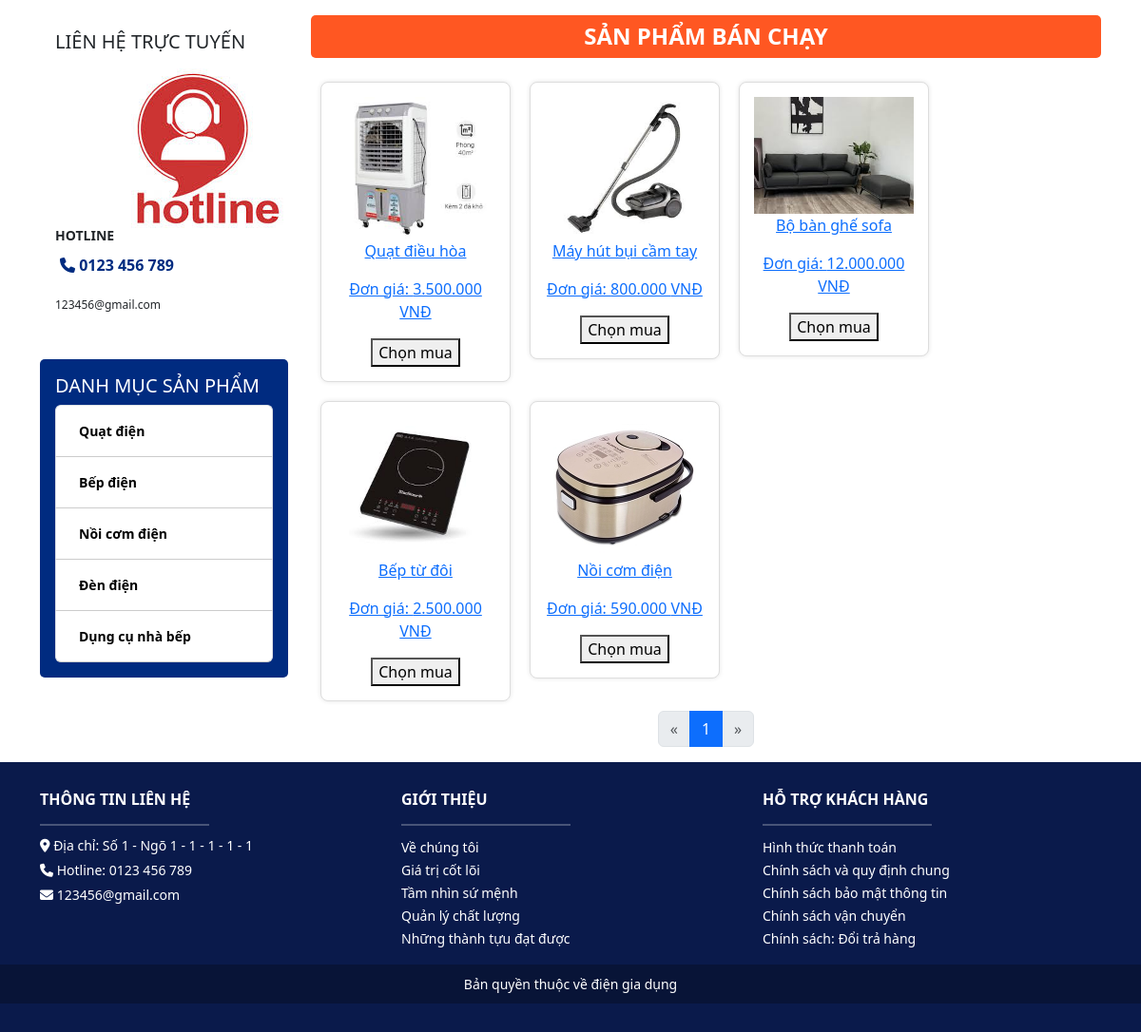
The page / on the database its author committed.
### tables this page shows
CREATE TABLE products (
    id INT AUTO_INCREMENT PRIMARY KEY,
    category_id INT NOT NULL,
    name VARCHAR(255) NOT NULL,
    description TEXT,
    price DECIMAL(10,2) NOT NULL,
    stock INT NOT NULL,
    image VARCHAR(255),
    created_at TIMESTAMP DEFAULT CURRENT_TIMESTAMP,
    FOREIGN KEY (category_id) REFERENCES categories(id) ON DELETE CASCADE
);

### public/index.php (the view, shortened to what this page needs)
<?php
include 'db_connect.php';
?>
<!DOCTYPE html>
<html lang="vi">
<head>
    <link rel="stylesheet" href="https://cdnjs.cloudflare.com/ajax/libs/font-awesome/6.4.2/css/all.min.css">
    <link rel="stylesheet" href="https://cdn.jsdelivr.net/npm/bootstrap@5.3.0/dist/css/bootstrap.min.css">
    <link rel="stylesheet" href="../css/styles.css">
</head>
<body>
<div class="container mt-3">
    <div class="row">
        <div class="col-md-3">
            <div class="support-box p-3 mb-3">
                <h5>LIÊN HỆ TRỰC TUYẾN</h5>
				<img src="images/hostline.jpg" alt="Hotline">
				<div class="contact-info">
					<h4>HOTLINE</h4>
					<p class="phone"><i class="fas fa-phone"></i> 0123 456 789</p>
					<p class="email">123456@gmail.com</p>
				</div>
            </div>
            <div class="category-box p-3 mb-3">
                <h5>DANH MỤC SẢN PHẨM</h5>
                <ul class="list-group">
                    <li class="list-group-item"><a href="#">Quạt điện</a></li>
                    <li class="list-group-item"><a href="#">Bếp điện</a></li>
                    <li class="list-group-item"><a href="#">Nồi cơm điện</a></li>
                    <li class="list-group-item"><a href="#">Đèn điện</a></li>
                    <li class="list-group-item"><a href="#">Dụng cụ nhà bếp</a></li>
                </ul>
            </div>
        </div>
        <div class="col-md-9">
            <h4 class="section-title">SẢN PHẨM BÁN CHẠY</h4>
            <div class="sanpham-container">
                <?php
                $products_per_page = 12;
                $current_page = isset($_GET['page']) ? (int)$_GET['page'] : 1;
                $offset = ($current_page - 1) * $products_per_page;
                $sql = "SELECT * FROM products ORDER BY id DESC LIMIT $offset, $products_per_page";
                $result = $conn->query($sql);
                if ($result->num_rows > 0) {
                    while ($row = $result->fetch_assoc()) {
                        echo '<div class="product-card">';
                        echo '<a href="../Chitietsanpham.php?id='.$row['id'].'">';
                        echo '<img src="../images/dogiadung/'.$row['image'].'" alt="'.$row['name'].'" class="product-image">';
                        echo '<p class="product-name">'.$row['name'].'</p>';
                        echo '<p class="product-price">Đơn giá: '.number_format($row['price'], 0, ',', '.').' VNĐ</p>';
                        echo '<button class="buy-button">Chọn mua</button>';
                        echo '</a>';
                        echo '</div>';
                    }
                } else {
                    echo "Chưa có sản phẩm nào.";
                }
                $sql_count = "SELECT COUNT(*) AS total FROM products";
                $count_result = $conn->query($sql_count);
                $total_products = $count_result->fetch_assoc()['total'];
                $total_pages = ceil($total_products / $products_per_page);
                echo '<nav aria-label="Page navigation example">';
                echo '<ul class="pagination justify-content-center">';
                if ($current_page > 1) {
                    echo '<li class="page-item"><a class="page-link" href="?page=' . ($current_page - 1) . '" aria-label="Previous">
                            <span aria-hidden="true">&laquo;</span>
                          </a></li>';
                } else {
                    echo '<li class="page-item disabled"><span class="page-link">&laquo;</span></li>';
                }
                for ($i = 1; $i <= $total_pages; $i++) {
                    $active_class = ($i == $current_page) ? ' active' : '';
                    echo '<li class="page-item' . $active_class . '"><a class="page-link" href="?page=' . $i . '">' . $i . '</a></li>';
                }
                if ($current_page < $total_pages) {
                    echo '<li class="page-item"><a class="page-link" href="?page=' . ($current_page + 1) . '" aria-label="Next">
                            <span aria-hidden="true">&raquo;</span>
                          </a></li>';
                } else {
                    echo '<li class="page-item disabled"><span class="page-link">&raquo;</span></li>';
                }
                echo '</ul>';
                echo '</nav>';
                ?>
            </div>
        </div>
    </div>
</div>
<?php include '../footer.php'; ?>
</body>
</html>

### footer.php
<footer class="footer">
    <div class="container">
        <div class="row">
            <div class="col-md-4">
                <h5>THÔNG TIN LIÊN HỆ</h5>
                <hr>
                <p><i class="fa fa-map-marker-alt"></i> Địa chỉ: Số 1 - Ngõ 1 - 1 - 1 - 1 - 1</p>
                <p><i class="fa fa-phone"></i> Hotline: 0123 456 789</p>
                <p><i class="fa fa-envelope"></i> 123456@gmail.com</p>
            </div>
            <div class="col-md-4">
                <h5>GIỚI THIỆU</h5>
                <hr>
                <ul class="list-unstyled">
                    <li><a href="#">Về chúng tôi</a></li>
                    <li><a href="#">Giá trị cốt lõi</a></li>
                    <li><a href="#">Tầm nhìn sứ mệnh</a></li>
                    <li><a href="#">Quản lý chất lượng</a></li>
                    <li><a href="#">Những thành tựu đạt được</a></li>
                </ul>
            </div>
            <div class="col-md-4">
                <h5>HỖ TRỢ KHÁCH HÀNG</h5>
                <hr>
                <ul class="list-unstyled">
                    <li><a href="#">Hình thức thanh toán</a></li>
                    <li><a href="#">Chính sách và quy định chung</a></li>
                    <li><a href="#">Chính sách bảo mật thông tin</a></li>
                    <li><a href="#">Chính sách vận chuyển</a></li>
                    <li><a href="#">Chính sách: Đổi trả hàng</a></li>
                </ul>
            </div>
        </div>
    </div>
    <div class="copyright text-center">
        Bản quyền thuộc về điện gia dụng
    </div>
</footer>

### css/styles.css (style rules this page uses)
.product-card { width: 200px; text-align: center; padding: 15px; border: 1px solid #ddd; border-radius: 8px; background: white; box-shadow: 0 0 5px rgba(0, 0, 0, 0.1); margin: 10px; display: inline-block; vertical-align: top; }
.product-card img { width: 100%; height: auto; max-height: 150px; object-fit: contain; }
.section-title { background: #ff5722; color: white; padding: 8px; text-transform: uppercase; font-weight: bold; text-align: center; border-radius: 5px; margin-bottom: 15px; }
.contact-info h4 { font-size: 14px; font-weight: bold; margin-bottom: 5px; }
.contact-info .phone { background: white; color: #002b80; padding: 5px; border-radius: 5px; font-weight: bold; }
.contact-info .email { font-size: 12px; margin-top: 5px; }
.category-box { background: #002b80; color: white; padding: 10px; border-radius: 5px; }
.category-box ul { list-style: none; padding: 0; margin: 0; }
.category-box ul li { border-bottom: 1px solid #ccc; }
.category-box ul li a { display: flex; justify-content: space-between; align-items: center; text-decoration: none; color: black; background: white; padding: 8px; border-radius: 3px; font-size: 14px; font-weight: bold; }
.footer { background-color: #0a1a4b; color: white; padding: 30px 0; }
.footer h5 { font-size: 16px; font-weight: bold; margin-bottom: 15px; }
.footer hr { border-top: 2px solid white; width: 50%; margin-bottom: 10px; }
.footer p, .footer a { font-size: 14px; color: white; text-decoration: none; }
.footer p { margin: 5px 0; }
.footer .copyright { background-color: #081437; padding: 10px 0; font-size: 14px; }

### rows shown on the page
products: image (picture), name "Quạt điều hòa", price "3.500.000"
products: image (picture), name "Máy hút bụi cầm tay", price "800.000"
products: image (picture), name "Bộ bàn ghế sofa", price "12.000.000"
products: image (picture), name "Bếp từ đôi", price "2.500.000"
products: image (picture), name "Nồi cơm điện", price "590.000"
